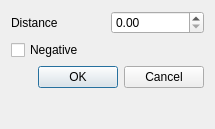
<?xml version="1.0" encoding="UTF-8"?>
<ui version="4.0">
 <class>Dialog</class>
 <widget class="QDialog" name="Dialog">
  <property name="geometry">
   <rect>
    <x>0</x>
    <y>0</y>
    <width>215</width>
    <height>129</height>
   </rect>
  </property>
  <property name="windowTitle">
   <string>beam torsion options</string>
  </property>
  <layout class="QVBoxLayout" name="verticalLayout">
   <item>
    <layout class="QHBoxLayout" name="horizontalLayout">
     <item>
      <widget class="QLabel" name="label">
       <property name="text">
        <string>Distance</string>
       </property>
      </widget>
     </item>
     <item>
      <widget class="QDoubleSpinBox" name="distance">
       <property name="maximum">
        <double>20000.000000000000000</double>
       </property>
      </widget>
     </item>
    </layout>
   </item>
   <item>
    <widget class="QCheckBox" name="negative">
     <property name="text">
      <string>Negative</string>
     </property>
    </widget>
   </item>
   <item>
    <widget class="QDialogButtonBox" name="buttonBox">
     <property name="orientation">
      <enum>Qt::Horizontal</enum>
     </property>
     <property name="standardButtons">
      <set>QDialogButtonBox::Cancel|QDialogButtonBox::Ok</set>
     </property>
    </widget>
   </item>
   <item>
    <spacer name="verticalSpacer">
     <property name="orientation">
      <enum>Qt::Vertical</enum>
     </property>
     <property name="sizeHint" stdset="0">
      <size>
       <width>20</width>
       <height>40</height>
      </size>
     </property>
    </spacer>
   </item>
  </layout>
 </widget>
 <resources/>
 <connections>
  <connection>
   <sender>buttonBox</sender>
   <signal>accepted()</signal>
   <receiver>Dialog</receiver>
   <slot>accept()</slot>
   <hints>
    <hint type="sourcelabel">
     <x>248</x>
     <y>254</y>
    </hint>
    <hint type="destinationlabel">
     <x>157</x>
     <y>274</y>
    </hint>
   </hints>
  </connection>
  <connection>
   <sender>buttonBox</sender>
   <signal>rejected()</signal>
   <receiver>Dialog</receiver>
   <slot>reject()</slot>
   <hints>
    <hint type="sourcelabel">
     <x>316</x>
     <y>260</y>
    </hint>
    <hint type="destinationlabel">
     <x>286</x>
     <y>274</y>
    </hint>
   </hints>
  </connection>
 </connections>
</ui>
